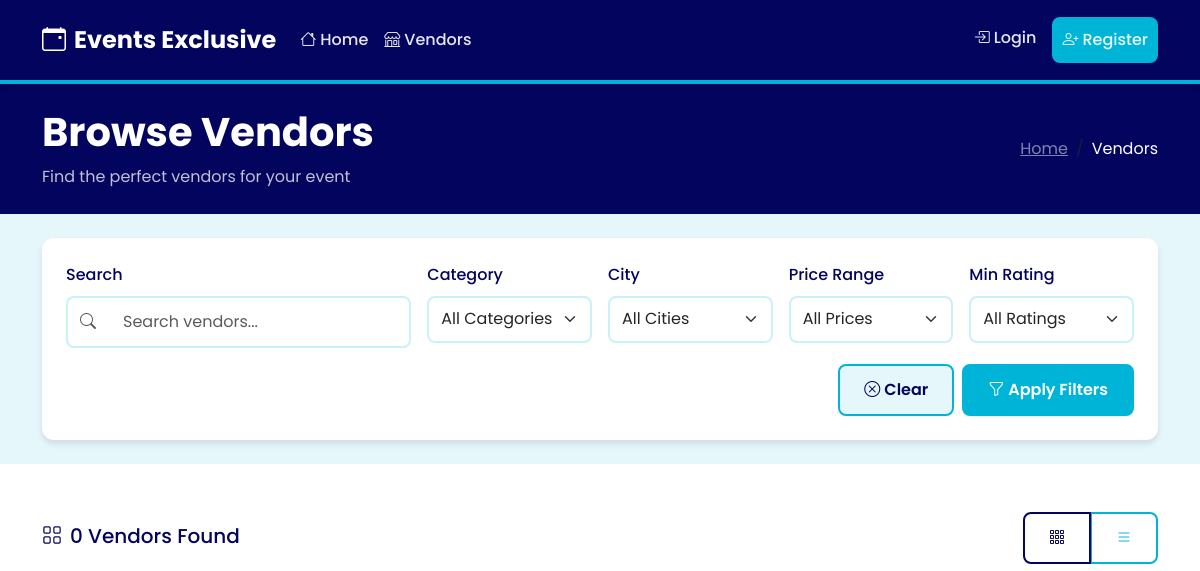
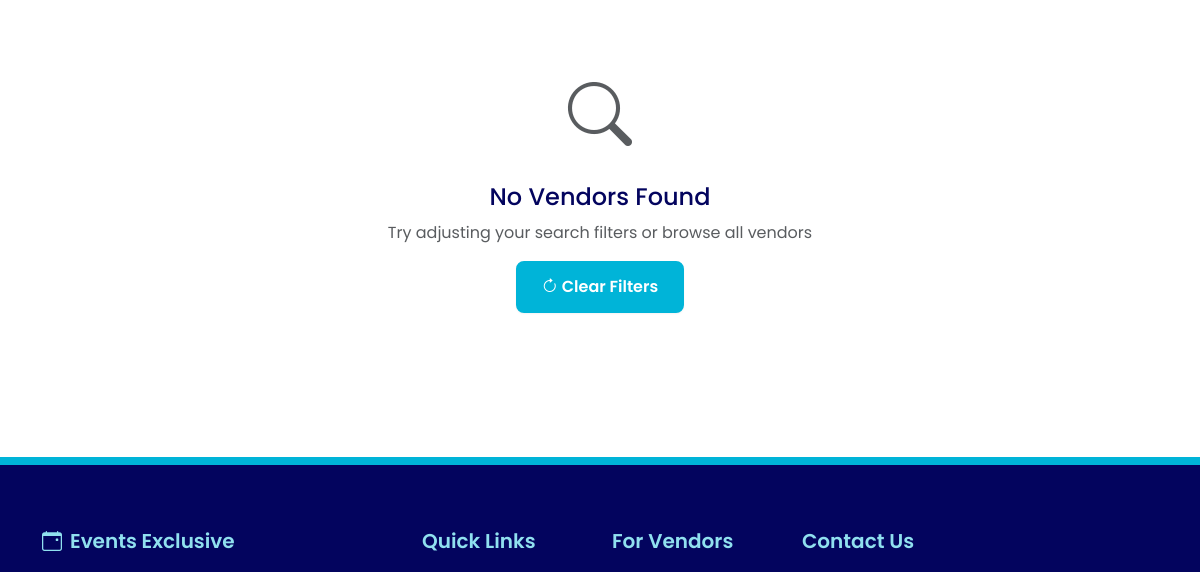
/vendors/?page=15 (upper part), run on an earlier commit of the app's database (2 pictures, top to bottom).
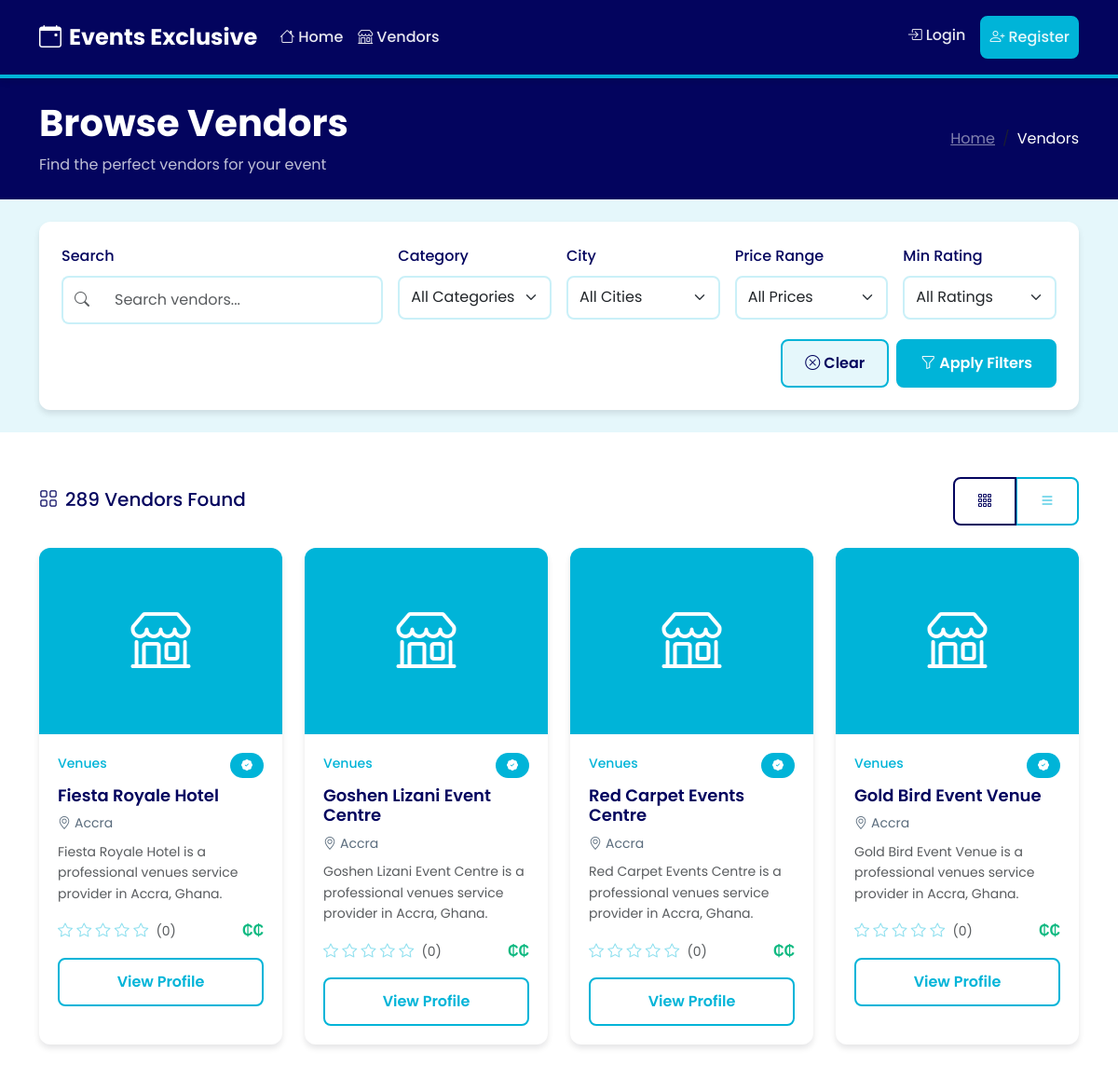
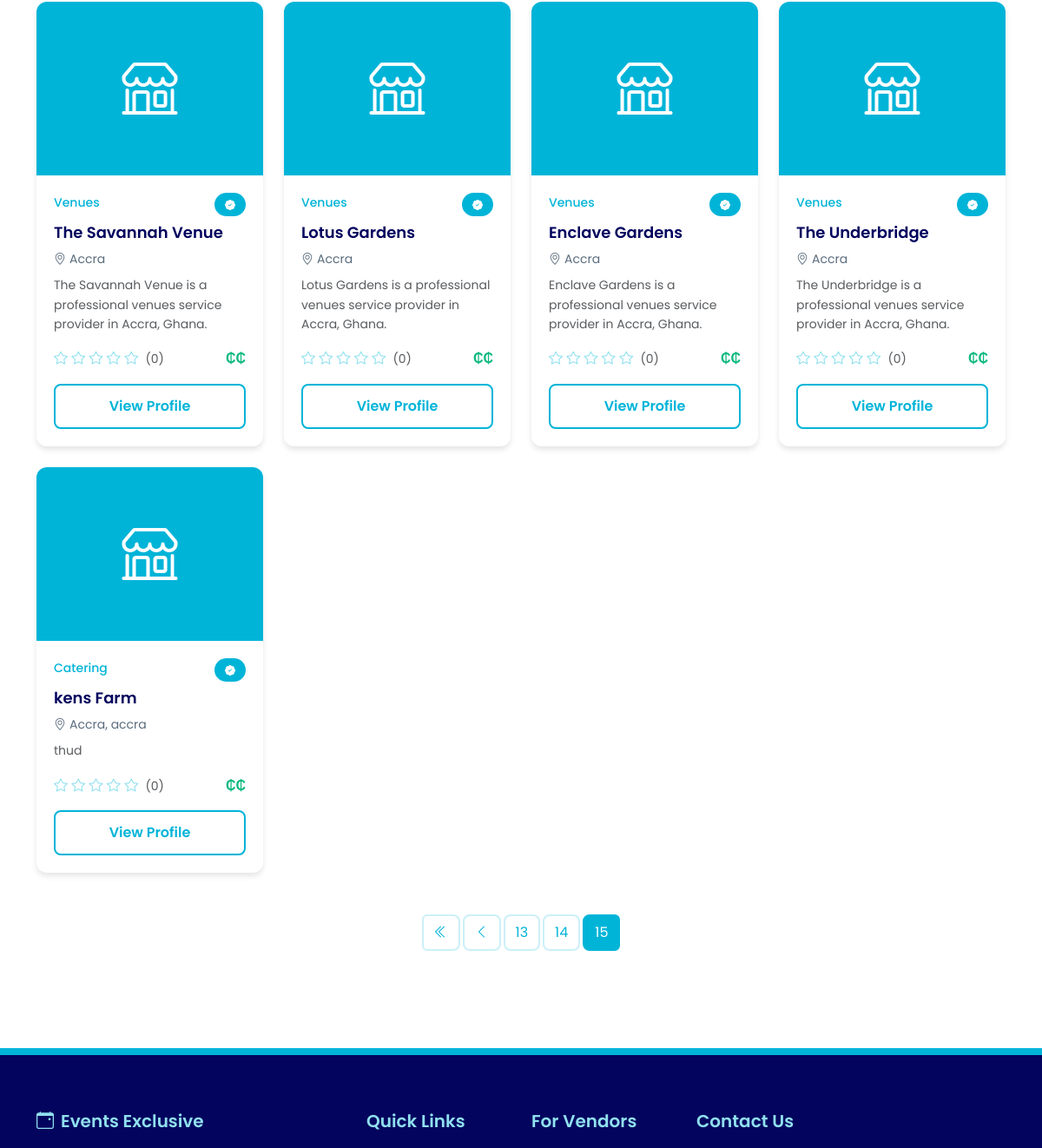
And on a later commit of the database (2 pictures, top to bottom).
### vendors/models.py (models this page shows, shortened)
class Vendor(models.Model):
    STATUS_CHOICES = [
        ('pending', 'Pending'),
        ('active', 'Active'),
        ('suspended', 'Suspended'),
    ]
    PRICE_TIER_CHOICES = [
        ('low', 'Low (₵)'),
        ('medium', 'Medium (₵₵)'),
        ('high', 'High (₵₵₵)'),
    ]
    id = models.UUIDField(primary_key=True, default=uuid.uuid4, editable=False)
    user = models.ForeignKey('accounts.User', on_delete=models.CASCADE, related_name='vendors', null=True, blank=True)
    category = models.ForeignKey('categories.Category', on_delete=models.PROTECT, related_name='vendors')
    name = models.CharField(max_length=255)
    slug = models.SlugField(max_length=255, unique=True)
    subcategory = models.CharField(max_length=100, blank=True)
    description = models.TextField()
    address = models.CharField(max_length=500)
    city = models.CharField(max_length=100, default='Accra')
    neighborhood = models.CharField(max_length=100, blank=True)
    latitude = models.DecimalField(max_digits=9, decimal_places=6, null=True, blank=True)
    longitude = models.DecimalField(max_digits=9, decimal_places=6, null=True, blank=True)
    phone_number = models.CharField(max_length=20)
    email = models.EmailField()
    website = models.URLField(blank=True)
    social_links = models.JSONField(
        default=dict,
        blank=True,
        help_text="JSON object with instagram, facebook, twitter keys"
    )
    images = models.JSONField(default=list, blank=True, help_text="Array of image URLs")
    tags = models.JSONField(default=list, blank=True, help_text="Array of tags")
    price_tier = models.CharField(max_length=10, choices=PRICE_TIER_CHOICES, default='medium')
    estimated_price_range = models.CharField(max_length=100, blank=True, help_text="e.g. '₵500 - ₵2000'")
    rating = models.DecimalField(
        max_digits=3,
        decimal_places=2,
        default=0.00,
        validators=[MinValueValidator(0), MaxValueValidator(5)]
    )
    reviews_count = models.IntegerField(default=0)
    verified = models.BooleanField(default=False)
    status = models.CharField(max_length=10, choices=STATUS_CHOICES, default='pending')
    subscription_plan = models.ForeignKey(
        'billing.SubscriptionPlan',
        on_delete=models.SET_NULL,
        null=True,
        blank=True,
        related_name='vendors'
    )
    views_count = models.IntegerField(default=0)
    leads_count = models.IntegerField(default=0)
    created_at = models.DateTimeField(auto_now_add=True)
    updated_at = models.DateTimeField(auto_now=True)
    class Meta:
        db_table = 'vendors'
        ordering = ['-created_at']
        indexes = [
            models.Index(fields=['status', 'verified']),
            models.Index(fields=['category', 'city']),
            models.Index(fields=['slug']),
        ]
    @property
    def images_list(self):
        import json
        if not self.images:
            return []

### categories/models.py (models this page shows, shortened)
class Category(models.Model):
    id = models.UUIDField(primary_key=True, default=uuid.uuid4, editable=False)
    name = models.CharField(max_length=100, unique=True)
    slug = models.SlugField(max_length=100, unique=True)
    description = models.TextField(blank=True)
    icon = models.CharField(max_length=50, blank=True, help_text="Icon name or emoji (fallback)")
    image = models.ImageField(upload_to='categories/', blank=True, null=True, help_text="Category image")
    created_at = models.DateTimeField(auto_now_add=True)
    updated_at = models.DateTimeField(auto_now=True)
    class Meta:
        db_table = 'categories'
        verbose_name_plural = 'categories'
        ordering = ['name']

### vendors/views.py (the view, shortened to what this page needs)
# urls.py: path('', views.vendor_list_view, name='vendor_list'),
def vendor_list_view(request):
    form = VendorSearchForm(request.GET or None)
    vendors = Vendor.objects.filter(status='active', verified=True)
    latitude = request.GET.get('latitude')
    longitude = request.GET.get('longitude')
    radius = request.GET.get('radius', '10')  # Default 10km
    proximity_search = False
    if form.is_valid():
        q = form.cleaned_data.get('q')
        category = form.cleaned_data.get('category')
        city = form.cleaned_data.get('city')
        price_tier = form.cleaned_data.get('price_tier')
        min_rating = form.cleaned_data.get('min_rating')
        if category:
            vendors = vendors.filter(category__slug=category)
        if price_tier:
            vendors = vendors.filter(price_tier=price_tier)
        if min_rating:
            vendors = vendors.filter(rating__gte=float(min_rating))
    vendors = vendors.order_by('-rating', '-created_at')
    paginator = Paginator(vendors, settings.VENDORS_PER_PAGE)
    page_number = request.GET.get('page')
    page_obj = paginator.get_page(page_number)
    return render(request, 'vendors/vendor_list.html', {
        'form': form,
        'page_obj': page_obj,
        'total_count': vendors.count(),
        'proximity_search': False,
    })

### templates/vendors/vendor_list.html (shortened to what the changed rows need)
{% extends 'base.html' %}
{% load static %}
{% block content %}
<section class="bg-gradient-primary text-white py-4">
    <div class="container">
        <div class="row align-items-center">
            <div class="col-md-6">
                <h1 class="fw-bold mb-2">Browse Vendors</h1>
            </div>
        </div>
    </div>
</section>
<section class="py-5">
    <div class="container">
        <div class="d-flex justify-content-between align-items-center mb-4">
            <div>
                <h5 class="text-deep-navy mb-1">
                    <i class="bi bi-grid me-2"></i>{{ total_count }} Vendor{{ total_count|pluralize }} Found
                </h5>
            </div>
        </div>
        <div class="row g-4" id="vendorGrid">
            {% for vendor in page_obj %}
                <div class="col-lg-3 col-md-4 col-sm-6">
                    <div class="vendor-card h-100">
                        {% if vendor.images_list %}
                            <img src="{{ vendor.images_list.0 }}" class="card-img-top" alt="{{ vendor.name }}">
                        {% else %}
                            <div class="card-img-top bg-gradient-secondary d-flex align-items-center justify-content-center" style="height: 200px;">
                                <i class="bi bi-shop text-white" style="font-size: 4rem;"></i>
                            </div>
                        {% endif %}
                        <div class="card-body d-flex flex-column">
                            <div class="d-flex justify-content-between align-items-start mb-2">
                                <span class="vendor-category">{{ vendor.category.name }}</span>
                                {% if vendor.verified %}
                                    <span class="verified-badge">
                                        <i class="bi bi-patch-check-fill"></i>
                                    </span>
                                {% endif %}
                            </div>
                            <h5 class="vendor-name">{{ vendor.name }}</h5>
                            <p class="vendor-location mb-2">
                                <i class="bi bi-geo-alt me-1"></i>{{ vendor.city }}{% if vendor.neighborhood %}, {{ vendor.neighborhood }}{% endif %}
                            </p>
                            <p class="text-muted small flex-grow-1">
                                {{ vendor.description|truncatewords:15 }}
                            </p>
                            <div class="d-flex justify-content-between align-items-center mb-3">
                                <div class="rating">
                                    {% for i in "12345" %}
                                        {% if forloop.counter <= vendor.rating %}
                                            <i class="bi bi-star-fill"></i>
                                        {% else %}
                                            <i class="bi bi-star"></i>
                                        {% endif %}
                                    {% endfor %}
                                    <span class="text-muted ms-1 small">({{ vendor.reviews_count }})</span>
                                </div>
                                <span class="price-tier">
                                    {% if vendor.price_tier == 'low' %}₵{% elif vendor.price_tier == 'medium' %}₵₵{% else %}₵₵₵{% endif %}
                                </span>
                            </div>
                            <a href="{% url 'vendor_detail' vendor.slug %}" class="btn btn-outline-custom w-100">
                                View Profile
                            </a>
                        </div>
                    </div>
                </div>
            {% empty %}
                <div class="col-12">
                    <div class="text-center py-5">
                        <i class="bi bi-search text-muted" style="font-size: 4rem;"></i>
                        <h4 class="text-deep-navy mt-3">No Vendors Found</h4>
                        <p class="text-muted">Try adjusting your search filters or browse all vendors</p>
                        <a href="{% url 'vendor_list' %}" class="btn btn-primary-custom">
                            <i class="bi bi-arrow-clockwise me-1"></i>Clear Filters
                        </a>
                    </div>
                </div>
            {% endfor %}
        </div>
        {% if page_obj.has_other_pages %}
            <nav aria-label="Vendor pagination" class="mt-5">
                <ul class="pagination justify-content-center">
                    {% if page_obj.has_previous %}
                        <li class="page-item">
                            <a class="page-link" href="?page=1{% for key, value in request.GET.items %}{% if key != 'page' %}&{{ key }}={{ value }}{% endif %}{% endfor %}">
                                <i class="bi bi-chevron-double-left"></i>
                            </a>
                        </li>
                        <li class="page-item">
                            <a class="page-link" href="?page={{ page_obj.previous_page_number }}{% for key, value in request.GET.items %}{% if key != 'page' %}&{{ key }}={{ value }}{% endif %}{% endfor %}">
                                <i class="bi bi-chevron-left"></i>
                            </a>
                        </li>
                    {% endif %}
                    {% for num in page_obj.paginator.page_range %}
                        {% if page_obj.number == num %}
                            <li class="page-item active">
                                <span class="page-link">{{ num }}</span>
                            </li>
                        {% elif num > page_obj.number|add:'-3' and num < page_obj.number|add:'3' %}
                            <li class="page-item">
                                <a class="page-link" href="?page={{ num }}{% for key, value in request.GET.items %}{% if key != 'page' %}&{{ key }}={{ value }}{% endif %}{% endfor %}">{{ num }}</a>
                            </li>
                        {% endif %}
                    {% endfor %}
                </ul>
            </nav>
        {% endif %}
    </div>
</section>
{% endblock %}

What changed in the data, as far as the page shows it:
added Vendor: images "[]" (drawn), category.name "Venues", verified True (drawn), name "Fiesta Royale Hotel", city "Accra", description "Fiesta Royale Hotel is a professional venues service provider in Accra, Ghana.", rating 0 (drawn), reviews_count "0"
added Vendor: images "[]" (drawn), category.name "Venues", verified True (drawn), name "Goshen Lizani Event Centre", city "Accra", description "Goshen Lizani Event Centre is a professional venues service provider in Accra, Ghana.", rating 0 (drawn), reviews_count "0"
added Vendor: images "[]" (drawn), category.name "Venues", verified True (drawn), name "Red Carpet Events Centre", city "Accra", description "Red Carpet Events Centre is a professional venues service provider in Accra, Ghana.", rating 0 (drawn), reviews_count "0"
added Vendor: images "[]" (drawn), category.name "Venues", verified True (drawn), name "Gold Bird Event Venue", city "Accra", description "Gold Bird Event Venue is a professional venues service provider in Accra, Ghana.", rating 0 (drawn), reviews_count "0"
added Vendor: images "[]" (drawn), category.name "Venues", verified True (drawn), name "The Savannah Venue", city "Accra", description "The Savannah Venue is a professional venues service provider in Accra, Ghana.", rating 0 (drawn), reviews_count "0"
added Vendor: images "[]" (drawn), category.name "Venues", verified True (drawn), name "Lotus Gardens", city "Accra", description "Lotus Gardens is a professional venues service provider in Accra, Ghana.", rating 0 (drawn), reviews_count "0"
added Vendor: images "[]" (drawn), category.name "Venues", verified True (drawn), name "Enclave Gardens", city "Accra", description "Enclave Gardens is a professional venues service provider in Accra, Ghana.", rating 0 (drawn), reviews_count "0"
added Vendor: images "[]" (drawn), category.name "Venues", verified True (drawn), name "The Underbridge", city "Accra", description "The Underbridge is a professional venues service provider in Accra, Ghana.", rating 0 (drawn), reviews_count "0"
now on this page (row edited): Vendor: images "[]" (drawn), category.name "Catering", verified True (drawn), name "kens Farm", city "Accra", neighborhood "accra", description "thud", rating 0 (drawn), reviews_count "0"
Also different on the page:
{{ total_count }}: "0" → "289"
new list line: "13"
new list line: "14"
new list line: "15"
text no longer shown: "No Vendors Found Try adjusting your search filters or browse all vendors Clear Filters"
